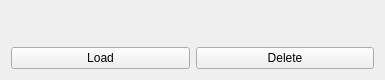
<?xml version="1.0" encoding="UTF-8"?>
<ui version="4.0">
 <class>DataStoreButtonBox</class>
 <widget class="QWidget" name="DataStoreButtonBox">
  <property name="geometry">
   <rect>
    <x>0</x>
    <y>0</y>
    <width>385</width>
    <height>80</height>
   </rect>
  </property>
  <property name="windowTitle">
   <string>Form</string>
  </property>
  <layout class="QVBoxLayout" name="verticalLayout">
   <item>
    <spacer name="verticalSpacer">
     <property name="orientation">
      <enum>Qt::Vertical</enum>
     </property>
     <property name="sizeHint" stdset="0">
      <size>
       <width>20</width>
       <height>24</height>
      </size>
     </property>
    </spacer>
   </item>
   <item>
    <layout class="QGridLayout" name="gridLayout">
     <item row="0" column="1">
      <widget class="QPushButton" name="DeleteButton">
       <property name="text">
        <string>Delete</string>
       </property>
      </widget>
     </item>
     <item row="0" column="0">
      <widget class="QPushButton" name="LoadButton">
       <property name="text">
        <string>Load</string>
       </property>
      </widget>
     </item>
    </layout>
   </item>
  </layout>
 </widget>
 <resources/>
 <connections/>
</ui>
